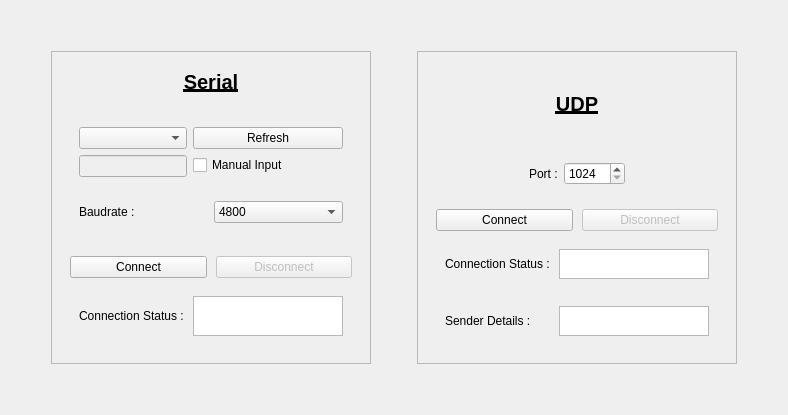
      <widget class="QWidget" name="tab_connections">
       <attribute name="title">
        <string>Connections</string>
       </attribute>
       <layout class="QGridLayout" name="gridLayout_2">
        <item row="1" column="1">
         <widget class="QFrame" name="frame">
          <property name="minimumSize">
           <size>
            <width>300</width>
            <height>250</height>
           </size>
          </property>
          <property name="frameShape">
           <enum>QFrame::Shape::StyledPanel</enum>
          </property>
          <property name="frameShadow">
           <enum>QFrame::Shadow::Raised</enum>
          </property>
          <layout class="QVBoxLayout" name="verticalLayout_16">
           <item>
            <layout class="QHBoxLayout" name="horizontalLayout_9">
             <property name="leftMargin">
              <number>9</number>
             </property>
             <property name="topMargin">
              <number>9</number>
             </property>
             <property name="rightMargin">
              <number>9</number>
             </property>
             <property name="bottomMargin">
              <number>9</number>
             </property>
             <item>
              <widget class="QLabel" name="label_28">
               <property name="font">
                <font>
                 <pointsize>15</pointsize>
                 <bold>true</bold>
                 <underline>true</underline>
                </font>
               </property>
               <property name="text">
                <string>Serial</string>
               </property>
               <property name="alignment">
                <set>Qt::AlignmentFlag::AlignCenter</set>
               </property>
              </widget>
             </item>
            </layout>
           </item>
           <item>
            <widget class="QFrame" name="horizontalFrame_serial_input_connection">
             <layout class="QVBoxLayout" name="verticalLayout_12">
              <property name="leftMargin">
               <number>9</number>
              </property>
              <property name="topMargin">
               <number>9</number>
              </property>
              <property name="rightMargin">
               <number>9</number>
              </property>
              <property name="bottomMargin">
               <number>9</number>
              </property>
              <item>
               <layout class="QHBoxLayout" name="horizontalLayout_2">
                <property name="leftMargin">
                 <number>9</number>
                </property>
                <property name="topMargin">
                 <number>9</number>
                </property>
                <property name="rightMargin">
                 <number>9</number>
                </property>
                <property name="bottomMargin">
                 <number>9</number>
                </property>
                <item>
                 <layout class="QVBoxLayout" name="verticalLayout_17">
                  <item>
                   <widget class="QComboBox" name="comboBox_serial_input_port_list">
                    <property name="sizePolicy">
                     <sizepolicy hsizetype="Ignored" vsizetype="Fixed">
                      <horstretch>0</horstretch>
                      <verstretch>0</verstretch>
                     </sizepolicy>
                    </property>
                    <property name="minimumSize">
                     <size>
                      <width>100</width>
                      <height>0</height>
                     </size>
                    </property>
                    <property name="font">
                     <font>
                      <pointsize>9</pointsize>
                     </font>
                    </property>
                   </widget>
                  </item>
                  <item>
                   <widget class="QLineEdit" name="lineEdit_serial_manual_input">
                    <property name="enabled">
                     <bool>false</bool>
                    </property>
                    <property name="sizePolicy">
                     <sizepolicy hsizetype="Maximum" vsizetype="Fixed">
                      <horstretch>0</horstretch>
                      <verstretch>0</verstretch>
                     </sizepolicy>
                    </property>
                   </widget>
                  </item>
                 </layout>
                </item>
                <item>
                 <layout class="QVBoxLayout" name="verticalLayout_19">
                  <property name="leftMargin">
                   <number>0</number>
                  </property>
                  <item>
                   <widget class="QPushButton" name="pushButton_refresh_available_ports_list">
                    <property name="font">
                     <font>
                      <pointsize>9</pointsize>
                     </font>
                    </property>
                    <property name="text">
                     <string>Refresh</string>
                    </property>
                    <property name="icon">
                     <iconset theme="QIcon::ThemeIcon::ViewRefresh"/>
                    </property>
                    <property name="iconSize">
                     <size>
                      <width>10</width>
                      <height>10</height>
                     </size>
                    </property>
                   </widget>
                  </item>
                  <item>
                   <widget class="QCheckBox" name="checkBox_serial_manual_input">
                    <property name="font">
                     <font>
                      <pointsize>9</pointsize>
                     </font>
                    </property>
                    <property name="text">
                     <string>Manual Input</string>
                    </property>
                   </widget>
                  </item>
                 </layout>
                </item>
               </layout>
              </item>
              <item>
               <layout class="QHBoxLayout" name="horizontalLayout_20">
                <property name="leftMargin">
                 <number>9</number>
                </property>
                <property name="topMargin">
                 <number>9</number>
                </property>
                <property name="rightMargin">
                 <number>9</number>
                </property>
                <property name="bottomMargin">
                 <number>9</number>
                </property>
                <item>
                 <widget class="QLabel" name="label_26">
                  <property name="font">
                   <font>
                    <pointsize>9</pointsize>
                   </font>
                  </property>
                  <property name="text">
                   <string>Baudrate :</string>
                  </property>
                  <property name="alignment">
                   <set>Qt::AlignmentFlag::AlignLeading|Qt::AlignmentFlag::AlignLeft|Qt::AlignmentFlag::AlignVCenter</set>
                  </property>
                 </widget>
                </item>
                <item>
                 <widget class="QComboBox" name="comboBox_serial_input_port_baudrate">
                  <property name="enabled">
                   <bool>true</bool>
                  </property>
                  <property name="font">
                   <font>
                    <pointsize>9</pointsize>
                   </font>
                  </property>
                  <property name="editable">
                   <bool>false</bool>
                  </property>
                  <property name="currentText">
                   <string>4800</string>
                  </property>
                  <property name="currentIndex">
                   <number>2</number>
                  </property>
                  <item>
                   <property name="text">
                    <string>1200</string>
                   </property>
                  </item>
                  <item>
                   <property name="text">
                    <string>2400</string>
                   </property>
                  </item>
                  <item>
                   <property name="text">
                    <string>4800</string>
                   </property>
                  </item>
                  <item>
                   <property name="text">
                    <string>9600</string>
                   </property>
                  </item>
                  <item>
                   <property name="text">
                    <string>19200</string>
                   </property>
                  </item>
                  <item>
                   <property name="text">
                    <string>38400</string>
                   </property>
                  </item>
                  <item>
                   <property name="text">
                    <string>57600</string>
                   </property>
                  </item>
                  <item>
                   <property name="text">
                    <string>115200</string>
                   </property>
                  </item>
                 </widget>
                </item>
               </layout>
              </item>
             </layout>
            </widget>
           </item>
           <item>
            <widget class="QFrame" name="gridFrame">
             <layout class="QGridLayout" name="gridLayout_3">
              <property name="leftMargin">
               <number>9</number>
              </property>
              <property name="topMargin">
               <number>9</number>
              </property>
              <property name="rightMargin">
               <number>9</number>
              </property>
              <property name="bottomMargin">
               <number>9</number>
              </property>
              <property name="spacing">
               <number>9</number>
              </property>
              <item row="0" column="0">
               <widget class="QPushButton" name="pushButton_connect_serial_input">
                <property name="font">
                 <font>
                  <pointsize>9</pointsize>
                 </font>
                </property>
                <property name="text">
                 <string>Connect</string>
                </property>
               </widget>
              </item>
              <item row="0" column="1">
               <widget class="QPushButton" name="pushButton_disconnect_serial_input">
                <property name="enabled">
                 <bool>false</bool>
                </property>
                <property name="font">
                 <font>
                  <pointsize>9</pointsize>
                 </font>
                </property>
                <property name="text">
                 <string>Disconnect</string>
                </property>
               </widget>
              </item>
              <item row="1" column="0" colspan="2">
               <layout class="QHBoxLayout" name="horizontalLayout_55">
                <property name="leftMargin">
                 <number>9</number>
                </property>
                <property name="topMargin">
                 <number>9</number>
                </property>
                <property name="rightMargin">
                 <number>9</number>
                </property>
                <property name="bottomMargin">
                 <number>9</number>
                </property>
                <item>
                 <widget class="QLabel" name="label_69">
                  <property name="text">
                   <string>Connection Status :</string>
                  </property>
                 </widget>
                </item>
                <item>
                 <widget class="QPlainTextEdit" name="plainTextEdit_connection_status">
                  <property name="sizePolicy">
                   <sizepolicy hsizetype="Expanding" vsizetype="Fixed">
                    <horstretch>0</horstretch>
                    <verstretch>0</verstretch>
                   </sizepolicy>
                  </property>
                  <property name="maximumSize">
                   <size>
                    <width>150</width>
                    <height>40</height>
                   </size>
                  </property>
                  <property name="readOnly">
                   <bool>true</bool>
                  </property>
                 </widget>
                </item>
               </layout>
              </item>
             </layout>
            </widget>
           </item>
          </layout>
         </widget>
        </item>
        <item row="1" column="2">
         <spacer name="horizontalSpacer_9">
          <property name="orientation">
           <enum>Qt::Orientation::Horizontal</enum>
          </property>
          <property name="sizeHint" stdset="0">
           <size>
            <width>40</width>
            <height>20</height>
           </size>
          </property>
         </spacer>
        </item>
        <item row="1" column="4">
         <spacer name="horizontalSpacer_3">
          <property name="orientation">
           <enum>Qt::Orientation::Horizontal</enum>
          </property>
          <property name="sizeHint" stdset="0">
           <size>
            <width>40</width>
            <height>20</height>
           </size>
          </property>
         </spacer>
        </item>
        <item row="1" column="0">
         <spacer name="horizontalSpacer">
          <property name="orientation">
           <enum>Qt::Orientation::Horizontal</enum>
          </property>
          <property name="sizeHint" stdset="0">
           <size>
            <width>40</width>
            <height>20</height>
           </size>
          </property>
         </spacer>
        </item>
        <item row="1" column="3">
         <widget class="QFrame" name="verticalFrame">
          <property name="frameShape">
           <enum>QFrame::Shape::StyledPanel</enum>
          </property>
          <layout class="QVBoxLayout" name="verticalLayout_22">
           <property name="leftMargin">
            <number>9</number>
           </property>
           <property name="topMargin">
            <number>9</number>
           </property>
           <property name="rightMargin">
            <number>9</number>
           </property>
           <property name="bottomMargin">
            <number>9</number>
           </property>
           <item>
            <layout class="QHBoxLayout" name="horizontalLayout_52">
             <property name="leftMargin">
              <number>9</number>
             </property>
             <property name="topMargin">
              <number>9</number>
             </property>
             <property name="rightMargin">
              <number>9</number>
             </property>
             <property name="bottomMargin">
              <number>9</number>
             </property>
             <item>
              <widget class="QLabel" name="label_63">
               <property name="font">
                <font>
                 <pointsize>15</pointsize>
                 <bold>true</bold>
                 <underline>true</underline>
                </font>
               </property>
               <property name="text">
                <string>UDP</string>
               </property>
               <property name="alignment">
                <set>Qt::AlignmentFlag::AlignCenter</set>
               </property>
              </widget>
             </item>
            </layout>
           </item>
           <item>
            <layout class="QHBoxLayout" name="horizontalLayout_53">
             <property name="leftMargin">
              <number>9</number>
             </property>
             <property name="topMargin">
              <number>9</number>
             </property>
             <property name="rightMargin">
              <number>9</number>
             </property>
             <property name="bottomMargin">
              <number>9</number>
             </property>
             <item>
              <spacer name="horizontalSpacer_10">
               <property name="orientation">
                <enum>Qt::Orientation::Horizontal</enum>
               </property>
               <property name="sizeType">
                <enum>QSizePolicy::Policy::MinimumExpanding</enum>
               </property>
               <property name="sizeHint" stdset="0">
                <size>
                 <width>40</width>
                 <height>20</height>
                </size>
               </property>
              </spacer>
             </item>
             <item>
              <widget class="QLabel" name="label_64">
               <property name="text">
                <string>Port :</string>
               </property>
              </widget>
             </item>
             <item>
              <widget class="QSpinBox" name="spinBox_port_input_udp">
               <property name="minimum">
                <number>1024</number>
               </property>
               <property name="maximum">
                <number>65535</number>
               </property>
               <property name="value">
                <number>1024</number>
               </property>
              </widget>
             </item>
             <item>
              <spacer name="horizontalSpacer_11">
               <property name="orientation">
                <enum>Qt::Orientation::Horizontal</enum>
               </property>
               <property name="sizeType">
                <enum>QSizePolicy::Policy::MinimumExpanding</enum>
               </property>
               <property name="sizeHint" stdset="0">
                <size>
                 <width>40</width>
                 <height>20</height>
                </size>
               </property>
              </spacer>
             </item>
            </layout>
           </item>
           <item>
            <widget class="QFrame" name="gridFrame_2">
             <layout class="QGridLayout" name="gridLayout_9">
              <property name="leftMargin">
               <number>9</number>
              </property>
              <property name="topMargin">
               <number>9</number>
              </property>
              <property name="rightMargin">
               <number>9</number>
              </property>
              <property name="bottomMargin">
               <number>9</number>
              </property>
              <property name="spacing">
               <number>9</number>
              </property>
              <item row="0" column="1">
               <widget class="QPushButton" name="pushButton_disconnect_udp_input">
                <property name="enabled">
                 <bool>false</bool>
                </property>
                <property name="font">
                 <font>
                  <pointsize>9</pointsize>
                 </font>
                </property>
                <property name="text">
                 <string>Disconnect</string>
                </property>
                <property name="checkable">
                 <bool>true</bool>
                </property>
               </widget>
              </item>
              <item row="0" column="0">
               <widget class="QPushButton" name="pushButton_connect_udp_input">
                <property name="font">
                 <font>
                  <pointsize>9</pointsize>
                 </font>
                </property>
                <property name="text">
                 <string>Connect</string>
                </property>
                <property name="checkable">
                 <bool>true</bool>
                </property>
               </widget>
              </item>
              <item row="1" column="0" colspan="2">
               <layout class="QHBoxLayout" name="horizontalLayout_56">
                <property name="leftMargin">
                 <number>9</number>
                </property>
                <property name="topMargin">
                 <number>9</number>
                </property>
                <property name="rightMargin">
                 <number>9</number>
                </property>
                <property name="bottomMargin">
                 <number>9</number>
                </property>
                <item>
                 <widget class="QLabel" name="label_70">
                  <property name="text">
                   <string>Connection Status :</string>
                  </property>
                 </widget>
                </item>
                <item>
                 <widget class="QPlainTextEdit" name="plainTextEdit_connection_status_udp">
                  <property name="sizePolicy">
                   <sizepolicy hsizetype="Expanding" vsizetype="Fixed">
                    <horstretch>0</horstretch>
                    <verstretch>0</verstretch>
                   </sizepolicy>
                  </property>
                  <property name="maximumSize">
                   <size>
                    <width>150</width>
                    <height>30</height>
                   </size>
                  </property>
                  <property name="readOnly">
                   <bool>true</bool>
                  </property>
                 </widget>
                </item>
               </layout>
              </item>
              <item row="2" column="0" colspan="2">
               <layout class="QHBoxLayout" name="horizontalLayout_57">
                <property name="leftMargin">
                 <number>9</number>
                </property>
                <property name="topMargin">
                 <number>9</number>
                </property>
                <property name="rightMargin">
                 <number>9</number>
                </property>
                <property name="bottomMargin">
                 <number>9</number>
                </property>
                <item>
                 <widget class="QLabel" name="label_71">
                  <property name="text">
                   <string>Sender Details :</string>
                  </property>
                 </widget>
                </item>
                <item>
                 <widget class="QPlainTextEdit" name="plainTextEdit_udp_sender_details">
                  <property name="sizePolicy">
                   <sizepolicy hsizetype="Expanding" vsizetype="Fixed">
                    <horstretch>0</horstretch>
                    <verstretch>0</verstretch>
                   </sizepolicy>
                  </property>
                  <property name="maximumSize">
                   <size>
                    <width>150</width>
                    <height>30</height>
                   </size>
                  </property>
                  <property name="readOnly">
                   <bool>true</bool>
                  </property>
                 </widget>
                </item>
               </layout>
              </item>
             </layout>
            </widget>
           </item>
          </layout>
         </widget>
        </item>
        <item row="0" column="2">
         <spacer name="verticalSpacer_17">
          <property name="orientation">
           <enum>Qt::Orientation::Vertical</enum>
          </property>
          <property name="sizeHint" stdset="0">
           <size>
            <width>20</width>
            <height>40</height>
           </size>
          </property>
         </spacer>
        </item>
        <item row="2" column="2">
         <spacer name="verticalSpacer_18">
          <property name="orientation">
           <enum>Qt::Orientation::Vertical</enum>
          </property>
          <property name="sizeHint" stdset="0">
           <size>
            <width>20</width>
            <height>40</height>
           </size>
          </property>
         </spacer>
        </item>
       </layout>
      </widget>
